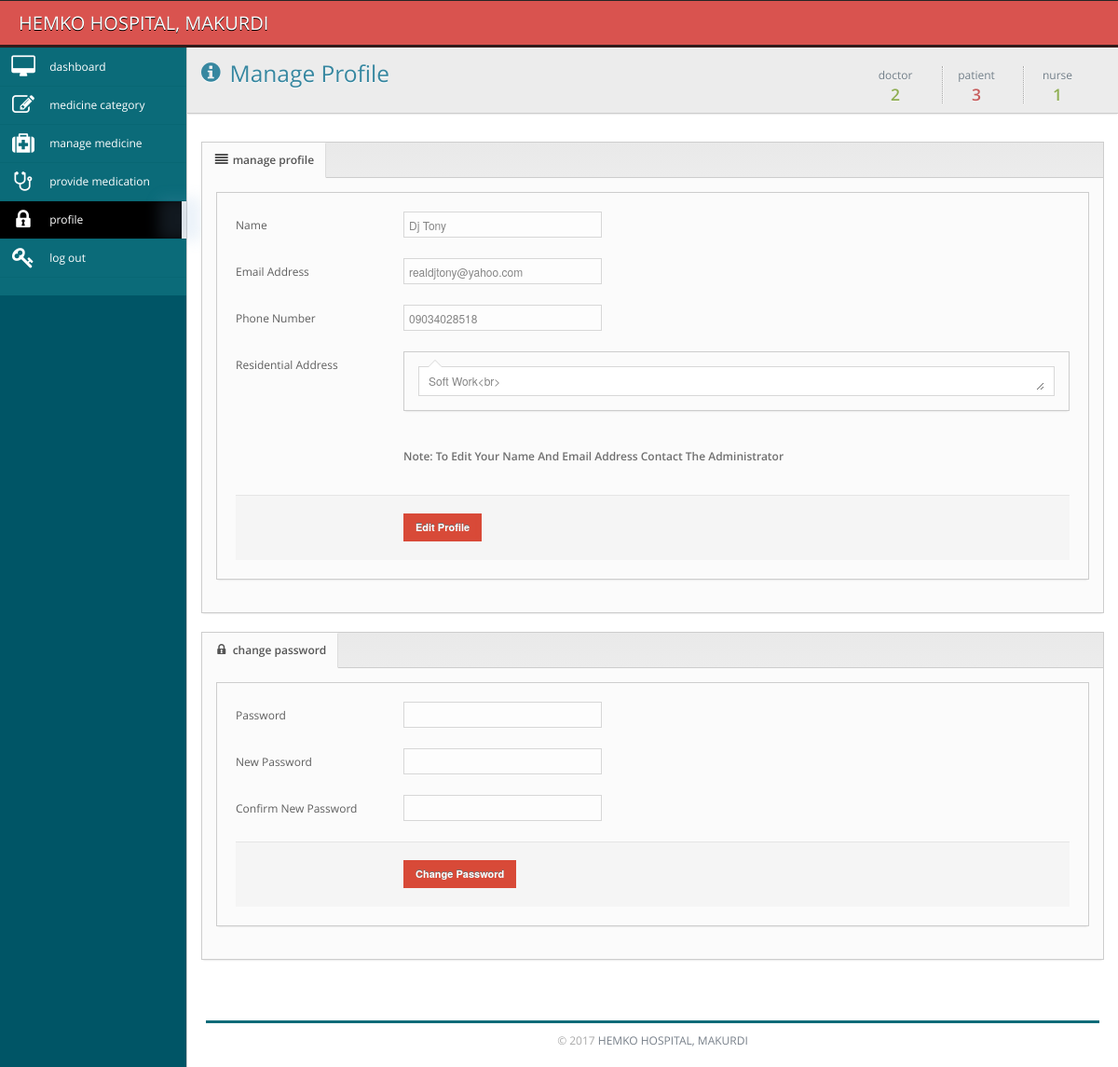
Screenshot of /pharmacist/manage_profile.php (signed in) with the database file from the repository.
### tables this page shows
CREATE TABLE `staff` (
  `staffid` int(10) unsigned NOT NULL AUTO_INCREMENT,
  `email` varchar(255) DEFAULT NULL,
  `fullname` varchar(255) DEFAULT NULL,
  `sex` varchar(45) DEFAULT NULL,
  `phone` varchar(255) DEFAULT NULL,
  `address` varchar(255) DEFAULT NULL,
  `department` varchar(255) DEFAULT NULL,
  `designation` varchar(255) DEFAULT NULL,
  `specialty` varchar(255) DEFAULT NULL,
  PRIMARY KEY (`staffid`)
);

### pharmacist/manage_profile.php (the view, shortened to what this page needs)
<?php
$loggedInUser = $_SESSION["user"];
$activeUser = mysql_fetch_array(mysql_query("select * from users where(email = '$loggedInUser')"));
$activePharmacist = mysql_fetch_array(mysql_query("select * from staff where(email = '$loggedInUser')"));
$role = $activeUser['role'];
$doctor = mysql_query("select * from staff where designation = 'doctor'");
$nurse = mysql_query("select * from staff where designation = 'nurse'");
$patient = mysql_query("select * from patients");
?>
<!DOCTYPE html PUBLIC "-//W3C//DTD XHTML 1.0 Transitional//EN" "http://www.w3.org/TR/xhtml1/DTD/xhtml1-transitional.dtd">
<html>
    <head>
		<link rel="stylesheet" href="../css/font.css">
		<link href="../css/bayanno.css" media="screen" rel="stylesheet" type="text/css" />
 </head>
    <?php
 include("../session.php");
?>
<body>
<?php if($role=="pharmacist"){ ?>
    <div class="navbar navbar-top navbar-inverse">
	<div class="navbar-inner">
		<div class="container-fluid">
			<a class="brand" href="#">HEMKO HOSPITAL, MAKURDI</a>
		</div>
	</div>
</div>
    <div class="sidebar-background">
	<div class="primary-sidebar-background">
	</div>
</div>
<div class="primary-sidebar">
	<ul class="nav nav-collapse collapse nav-collapse-primary">
		<li class="">
			<span class="glow"></span>
				<a href="dashboard.php" >
					<i class="icon-desktop icon-2x"></i>
					<span>dashboard</span>
				</a>
		</li>
		<li class="">
			<span class="glow"></span>
				<a href="manage_medicine_category.php" >
					<i class="icon-edit icon-2x"></i>
					<span>medicine category</span>
				</a>
		</li>
		<li class="">
			<span class="glow"></span>
				<a href="manage_medicine.php" >
					<i class="icon-medkit icon-2x"></i>
					<span>manage medicine</span>
				</a>
		</li>
		<li class="">
			<span class="glow"></span>
				<a href="manage_prescription.php" >
					<i class="icon-stethoscope icon-2x"></i>
					<span>provide medication</span>
				</a>
		</li>
		<li class="dark-nav active">
			<span class="glow"></span>
				<a href="manage_profile.php" >
					<i class="icon-lock icon-2x"></i>
					<span>profile</span>
				</a>
		</li>
		<li class="">
			<span class="glow"></span>
				<a href="../logout.php" >
					<i class="icon-key icon-2x"></i>
					<span>log out</span>
				</a>
		</li>
	</ul>
</div>
    <div class="main-content">
		        <div class="container-fluid" >
            <div class="row-fluid">
                <div class="area-top clearfix">
                    <div class="pull-left header">
                        <h3 class="title">
                        <i class="icon-info-sign"></i>
                        Manage Profile </h3>
                    </div>
                    <ul class="inline pull-right sparkline-box">
                        <li class="sparkline-row">
                            <h4 class="green">
                                <span>doctor</span>
                                <?php echo mysql_num_rows($doctor);?>
                            </h4>
                        </li>
                        <li class="sparkline-row">
                            <h4 class="red">
                                <span>patient</span>
                                <?php echo mysql_num_rows($patient);?>
                            </h4>
                        </li>
                        <li class="sparkline-row">
                            <h4 class="green">
                                <span>nurse</span>
                                <?php echo mysql_num_rows($nurse);?>
                            </h4>
                        </li>
                    </ul>
                </div>
            </div>
        </div>
        <div class="container-fluid padded">
            <div class="box">
	<div class="box-header">
		<ul class="nav nav-tabs nav-tabs-left">
			<li class="active">
            	<a href="#list" data-toggle="tab"><i class="icon-align-justify"></i>
					manage profile
                    	</a></li>
		</ul>
	</div>
	<div class="box-content padded">
		<div class="tab-content">
			<div class="tab-pane box active" id="list" style="padding: 5px">
                <div class="box-content padded">
                        <form action="" method="post" accept-charset="utf-8" class="form-horizontal validatable">
                                <div class="control-group">
                                    <label class="control-label">Name</label>
                                    <div class="controls">
                                        <input type="text" class="" name="name" value="<?php echo $activePharmacist['fullname'];?>" readonly="readonly"/>
                                    </div>
                                </div>
                                <div class="control-group">
                                    <label class="control-label">Email Address</label>
                                    <div class="controls">
                                        <input type="text" class="" name="email" value="<?php echo $activePharmacist['email'];?>" readonly="readonly"/>
                                    </div>
                                </div>
								<div class="control-group">
                                    <label class="control-label">Phone Number</label>
                                    <div class="controls">
                                        <input type="text" class="" name="phone" value="<?php echo $activePharmacist['phone'];?>"/>
                                    </div>
                                </div>
                                <div class="control-group">
                                <label class="control-label">Residential Address</label>
                                <div class="controls">
                                    <div class="box closable-chat-box">
                                        <div class="box-content padded">
                                                <div class="chat-message-box">
                                                <textarea name="address" id="ttt" rows="5" placeholder="Enter Residential Address"><?php echo $activePharmacist['address'];?></textarea>
                                                </div>
                                        </div>
                                    </div>
                                </div>
                            </div>
							<div class="control-group">
                                    <label class="control-label">&nbsp;</label>
                                    <div class="controls">
                                        <b>Note: To Edit Your Name And Email Address Contact The Administrator</b>
                                    </div>
                                </div>
                                <div class="form-actions">
                            		<button type="submit" name ="submit" class="btn btn-blue">Edit Profile</button>
                        		</div>
                        </form>
                </div>
			</div>
		</div>
	</div>
</div>
<div class="box">
	<div class="box-header">
		<ul class="nav nav-tabs nav-tabs-left">
			<li class="active">
            	<a href="#list" data-toggle="tab"><i class="icon-lock"></i>
					change password
                    	</a></li>
		</ul>
	</div>
	<div class="box-content padded">
		<div class="tab-content">
			<div class="tab-pane box active" id="list" style="padding: 5px">
                <div class="box-content padded">
                        <form action="" method="post" accept-charset="utf-8" class="form-horizontal validatable">
                                <div class="control-group">
                                    <label class="control-label">Password</label>
                                    <div class="controls">
                                        <input type="password" class="" name="password"/>
                                    </div>
                                </div>
                                <div class="control-group">
                                    <label class="control-label">New Password</label>
                                    <div class="controls">
                                        <input type="password" class="" name="newpassword"/>
                                    </div>
                                </div>
                                <div class="control-group">
                                    <label class="control-label">Confirm New Password</label>
                                    <div class="controls">
                                        <input type="password" class="" name="confirmnewpassword"/>
                                    </div>
                                </div>
                                <div class="form-actions">
                            		<button type="submit" name="change" class="btn btn-blue">Change Password</button>
                        		</div>
                        </form>
                </div>
			</div>
		</div>
	</div>
</div>
        </div>
	    <div style="clear:both;color:#aaa; padding:20px;">
    	<hr /><center>&copy; 2017 <a href="">HEMKO HOSPITAL, MAKURDI</a></center>
    </div>
    </div>
    <?php }else{
  echo "<meta http-equiv=\"refresh\" content=\"0;URL=../error_page.php\">";
  exit;
  } ?>
</body>
</html>

### rows the page displays
staff: name "Dj Tony", email "realdjtony@yahoo.com", phone "09034028518", address "Soft Work<br>"

### other values shown
mysql_num_rows($doctor) "2"
mysql_num_rows($patient) "3"
mysql_num_rows($nurse) "1"
